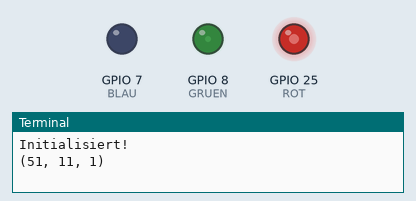
Recording of a program running on a simulated Raspberry Pi (BCM pin numbers). On the bench: output pins drawn as LEDs (lit = HIGH), the last lines printed to the terminal.

Above: at 0.05 s.
At 1.15 s:
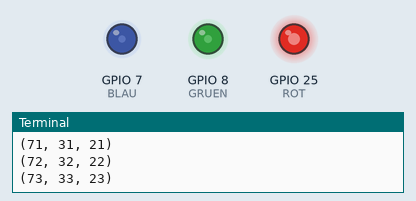
At 2.3 s:
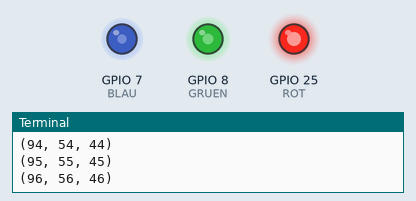
At 4.55 s:
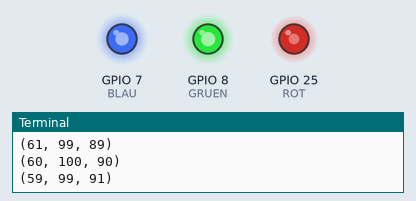
At 6.8 s:
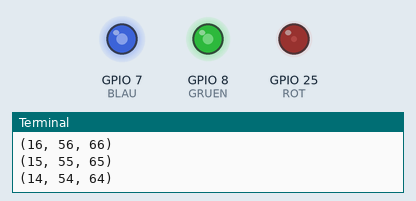
At 9.1 s:
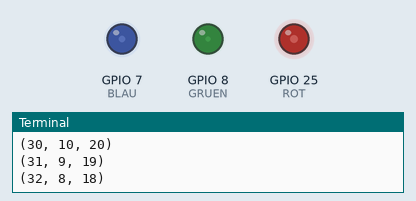
Timing chart, 0 to 13.1 s (numbered marks = the images above):
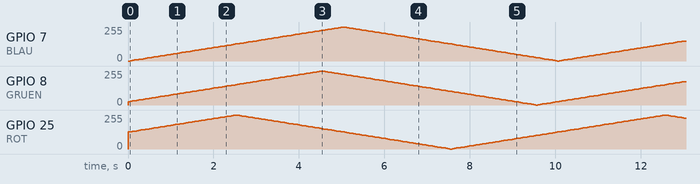

The program:

reset.py
```python
import RPi.GPIO as GPIO
import time

GPIO.setmode(GPIO.BCM)

ROT = 25
GRUEN = 8
BLAU = 7

AN = GPIO.HIGH
AUS = GPIO.LOW

SPEED = 0.0001

# initialiseren
def init():
  GPIO.setup(ROT, GPIO.OUT, initial=AUS)
  GPIO.setup(GRUEN, GPIO.OUT, initial=AUS)
  GPIO.setup(BLAU, GPIO.OUT, initial=AUS)
  print "Initialisiert!"

# aufraeumen
def clean():
  GPIO.cleanup()

# setzt alle leds auf aus
def reset():
  GPIO.output(ROT, AUS)
  GPIO.output(GRUEN, AUS)
  GPIO.output(BLAU, AUS)

# nummer entspricht pin
def aktiviere(nummer):
  reset()
  GPIO.output(nummer, AN)

# initialisieren
init()

#aktiviere(ROT)
aktiviere(BLAU)
#aktiviere(GRUEN)

INTY_ROT = GPIO.PWM(ROT, 100)
INTY_BLAU = GPIO.PWM(BLAU, 100)
INTY_GRUEN = GPIO.PWM(GRUEN, 100)

INTY_ROT.start(1)
INTY_BLAU.start(1)
INTY_GRUEN.start(1)

INTY_ROT.ChangeDutyCycle(0)
INTY_BLAU.ChangeDutyCycle(0)
INTY_GRUEN.ChangeDutyCycle(0)

def setzeFarben(r, g, b, t):
  time.sleep(t)

intensity = 0
try:
    #aktiviere(GRUEN)
    #time.sleep(SPEED)
    #aktiviere(ROT)
    #time.sleep(SPEED)
    #aktiviere(BLAU)

    #GPIO.output(ROT, AN)
    #GPIO.output(GRUEN, AN)
    #GPIO.output(BLAU, AN)

    #intensity += 2
    #INTY_ROT.ChangeDutyCycle(intensity)
    #INTY_BLAU.ChangeDutyCycle(intensity)
    #INTY_GRUEN.ChangeDutyCycle(intensity)
    #time.sleep(0.1)
    #print intensity
    #if intensity > 99:
    #  clean()
    #  break


  r = 50
  g = 10
  b = 0

  dirR = 1
  dirG = 1
  dirB = 1

  while True:

        INTY_ROT.ChangeDutyCycle(r);
        INTY_GRUEN.ChangeDutyCycle(g);
        INTY_BLAU.ChangeDutyCycle(b);

        r = r + dirR;

        if r == 100:
          dirR = -1;
        if r == 0:
          dirR = 1;

        g = g + dirG;

        if g == 100:
          dirG = -1;
        if g == 0:
          dirG = 1;

        b = b + dirB;

        if b == 100:
          dirB = -1;
        if b == 0:
          dirB = 1;
        print(r, g, b)
        time.sleep(0.05)

except KeyboardInterrupt:
  clean()
```
